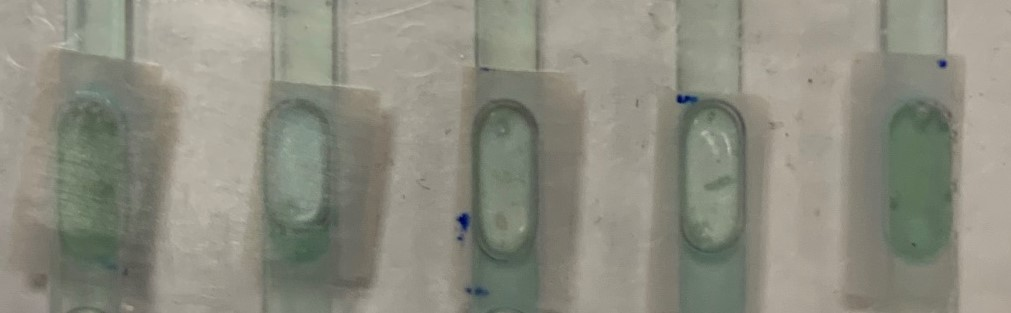
#> input picture images/44H_10000Z.jpeg, 1011 x 313 px
$ python removal_inpainting.py
#> lines starting #> are read from the running program, lines starting #| are printed output that depends on the picture; after the words box and inside, x2 and y2 are one past the last pixel; in counts of white or black regions, pixels touching at a corner belong together
### variables.py
import cv2
import numpy as np
'''
Virtual Environment:
'''
#   .\env\Scripts\activate
#   deactivate

'''
Image selection:
'''
path_folder = 'images'

path_image_abs = 'D:/Christian_Ohlhäuser/Bildauswertung/ColiChecker/images/44H_10000Z.jpeg' # some modules need the absolute path

path_image = 'images/44H_10000Z.jpeg'
#path_image = 'images_postprocessing/S2_Kovacs_10000Z/S2_Kovacs_10000Z_Black.png'
#path_image = 'images_testing/Blau Gradient.jpeg'


image = cv2.imread(path_image, cv2.IMREAD_COLOR) # images testing path
#> image is the input picture: shape (313, 1011, 3); mean B, G, R 128.1, 140.5, 140.9

image_int = np.copy(image) # copying the image so we dont alter the original
image_cp1 = np.copy(image_int) # copying the image for comparision purposes

image_ext = cv2.cvtColor(image, cv2.COLOR_BGR2RGB) # convert to rgb for other modules as opencv uses bgr by default but doesnt show it to the user
image_cp2= np.copy(image_ext) # copying the image for comparision purposes

image_blank = np.zeros_like(image) # just a blank image

'''
Image processing variables:
'''
# Change Color Model
image_gray1 = cv2.cvtColor(image_int, cv2.COLOR_BGR2GRAY) # turn rgb image into a grayed version
image_gray2 = cv2.cvtColor(image_ext, cv2.COLOR_RGB2GRAY) # turn rgb image into a grayed version

image_HSV1 = cv2.cvtColor(image_int, cv2.COLOR_BGR2HSV) # create image in hsv model
#> image_HSV1: shape (313, 1011, 3); mean H, S, V 30.8, 28.4, 143.7
image_HSV2 = cv2.cvtColor(image_ext, cv2.COLOR_RGB2HSV) # create image in hsv model

# Blurring methods
image_median1 = cv2.medianBlur(image_gray1, ksize = 7) # Blur image to reduce noise(7 indicates the level of blurring)
image_median2 = cv2.medianBlur(image_gray2, ksize = 7) # Blur image to reduce noise(7 indicates the level of blurring)

image_gaussian1 = cv2.GaussianBlur(image_gray1,(7,7),1)
image_gaussian2 = cv2.GaussianBlur(image_gray2,(7,7),1)

# Edge Detection
image_canny1 = cv2.Canny(image_gaussian1, threshold1 = 40, threshold2 = 50) # uses Hough transform to make edges more visible
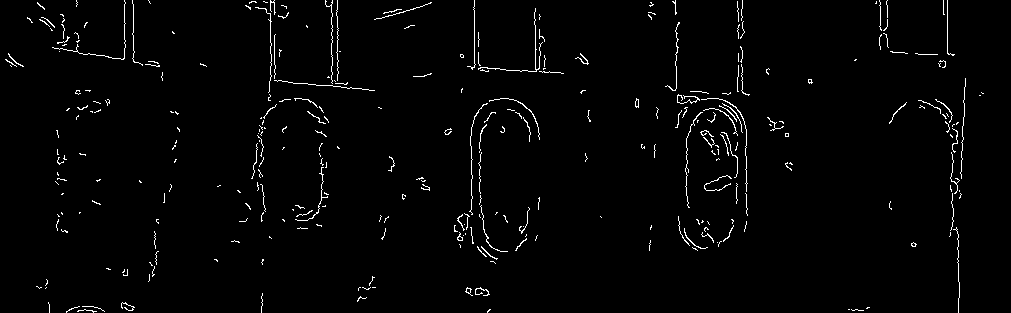
#> image_canny1: shape (313, 1011); 1.9% white in thin lines or dots
image_canny2 = cv2.Canny(image_gaussian2, threshold1 = 40, threshold2 = 50) # uses Hough transform to make edges more visible

'''
Kernels: https://en.wikipedia.org/wiki/Kernel_(image_processing)
'''
# Basic Kernels
kernel = np.ones((5,5), np.uint8) # 5x5 Einheitsmatrix mostly suffiecient
kernel2 = np.ones((7,7), np.uint8) # 7x7 Einheitsmatrix go with this most of the time

# Custom kernels
kernel3 = np.array(([0, 1, 0], [1, 1, 1], [0, 1, 0]),dtype='uint8') # Wikipedia Test Matrix

kernel_sharp = np.array([[-1,-1,-1], [-1,9,-1], [-1,-1,-1]])

#kernel_sobel_horizontal = np.array([[1, 2, 1],[0, 0, 0],[-1, -2, -1]])
#kernel_sobel_vertical = np.array([[-1, 0, 1],[-2, 0, 2],[-1, 0, 1]])

kernel_laplacian = np.array([[1, 1, 1],[1, -8, 1],[1, 1, 1]]) # basically a merge of the previous two


# Kernel test variables
image_kernel1 = cv2.filter2D(image_int, -1, kernel2) # alter image via kernels
#> image_kernel1: shape (313, 1011, 3); every value is 255
image_kernel2 = cv2.filter2D(image_ext, -1, kernel2) # alter image via kernels

'''
Unused image processing variables:
'''
image_resized1 = cv2.resize(image_int, (600, 400)) # function to resize image
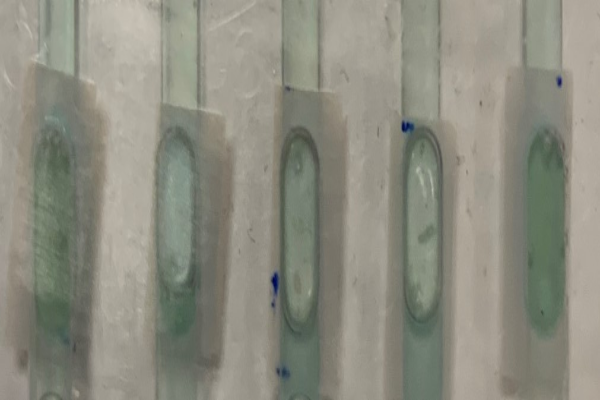
#> image_resized1: shape (400, 600, 3); mean B, G, R 128, 140.4, 140.7
image_resized2 = cv2.resize(image_ext, (600, 400)) # function to resize image

'''
General Functions:
'''
def rgbtobgr(image):
    image = cv2.cvtColor(image,cv2.COLOR_RGB2BGR)
    return image

def bgrtorgb(image):
    image = cv2.cvtColor(image,cv2.COLOR_RGB2BGR)
    return image

# [30 lines left out: function stackImages, not called in this run]

### removal_inpainting.py
# State: not working
# ToDo: terminal message: "measure is not definded" (?)
'''
Imports:
'''
import cv2
import numpy as np
import variables as v

'''
Code:
'''
def create_mask(img):
    gray = cv2.cvtColor(img, cv2.COLOR_BGR2GRAY )
    blurred = cv2.GaussianBlur( gray, (9,9), 0 )
    _,thresh_img = cv2.threshold( blurred, 180, 255, cv2.THRESH_BINARY)
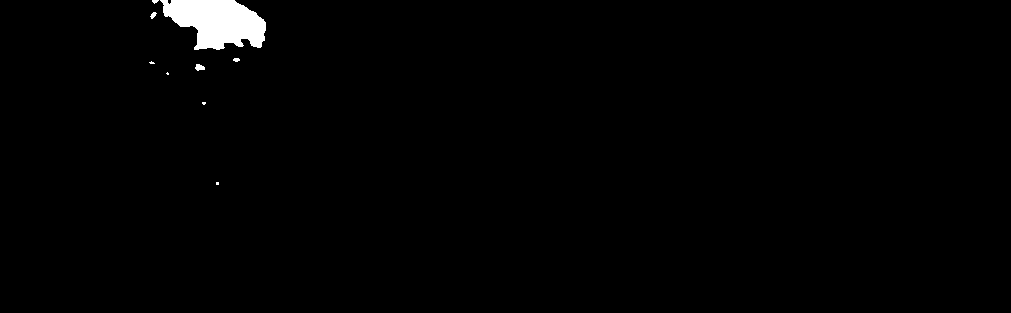
#> thresh_img: shape (313, 1011); 1.2% white; 9 white regions (5 under 20 px), largest, box (x1, y1, x2, y2) and area: (160, 0, 266, 50) 3627, (195, 64, 205, 71) 49, (150, 12, 157, 19) 28, (233, 58, 240, 62) 22
    thresh_img = cv2.erode( thresh_img, None, iterations=2 )
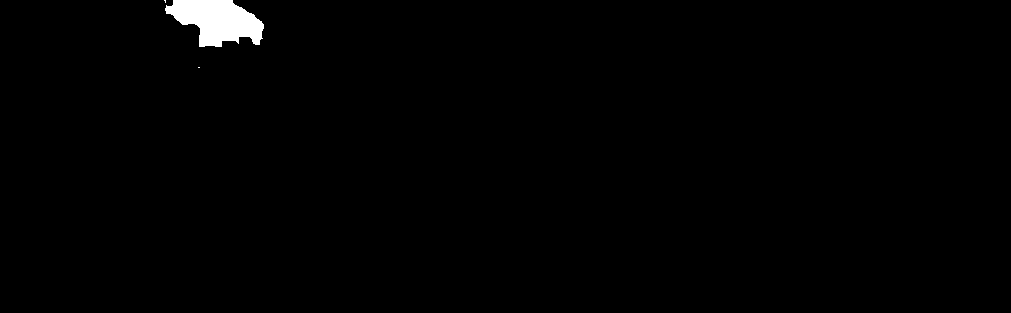
#> thresh_img: shape (313, 1011); 0.96% white; 3 white regions (2 under 20 px), largest, box (x1, y1, x2, y2) and area: (165, 0, 264, 47) 3029
    thresh_img  = cv2.dilate( thresh_img, None, iterations=4 )
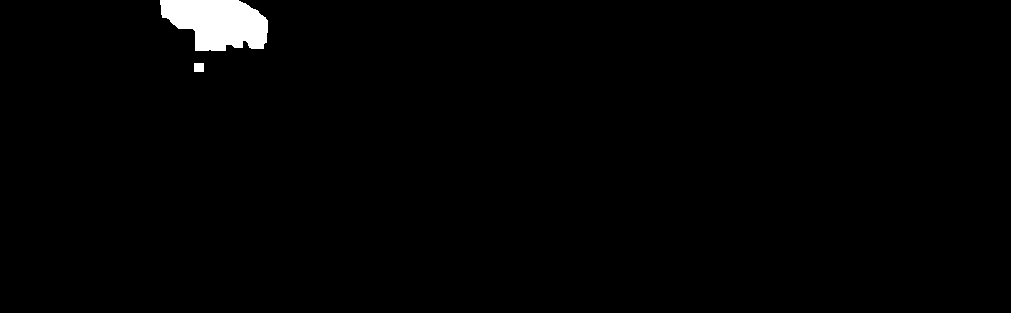
#> thresh_img: shape (313, 1011); 1.3% white; 2 white regions, box (x1, y1, x2, y2) and area: (160, 0, 268, 51) 4126, (194, 63, 204, 72) 90
    # perform a connected component analysis on the thresholded image,
    # then initialize a mask to store only the "large" components
#> (the run stopped early here; a loop or call above may not have finished)

$ run again, with images/0H_10000Z.jpeg copied over images/44H_10000Z.jpeg
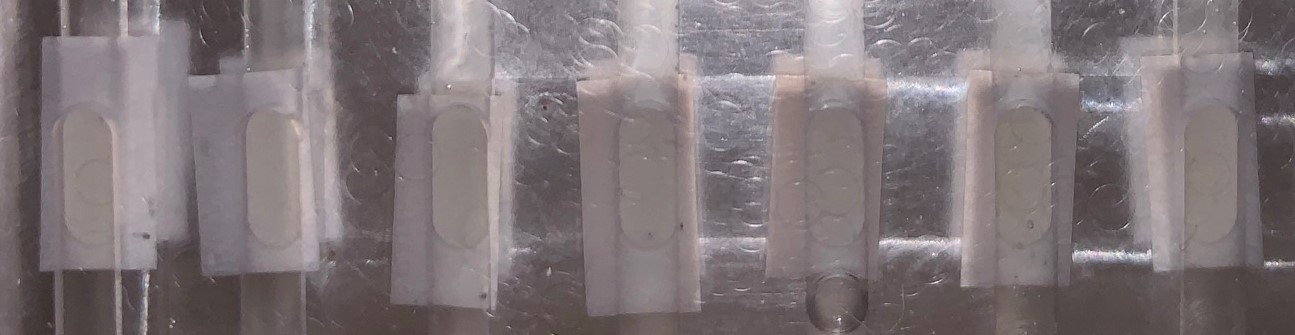
#> input picture images/0H_10000Z.jpeg, 1295 x 335 px
#> image is the input picture: shape (335, 1295, 3); mean B, G, R 120.5, 117.6, 127.4
#> image_HSV1: shape (335, 1295, 3); mean H, S, V 118.8, 22.7, 127.8
#> `image_canny1 = cv2.Canny(image_gaussian1, threshold1 = 40, threshold2 ..`:
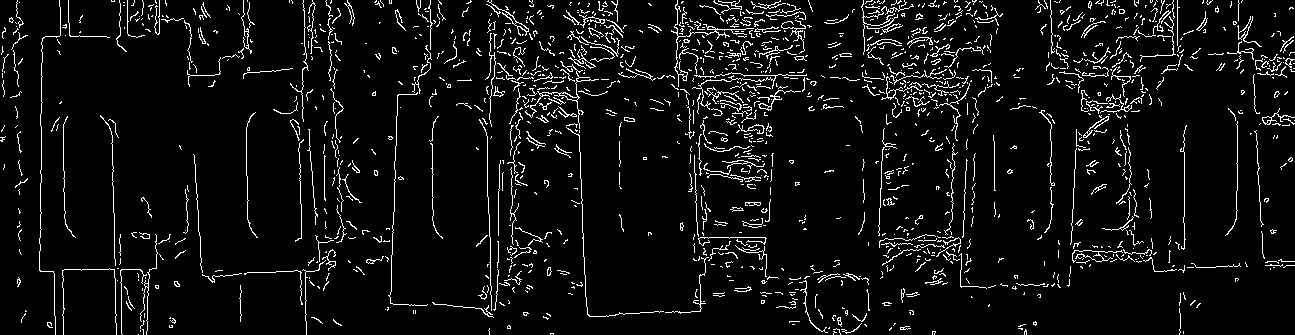
#> image_canny1: shape (335, 1295); 6% white in thin lines or dots
#> image_kernel1: shape (335, 1295, 3); every value is 255
#> in create_mask, `thresh_img  = cv2.dilate( thresh_img, None, iterations=4 )`:
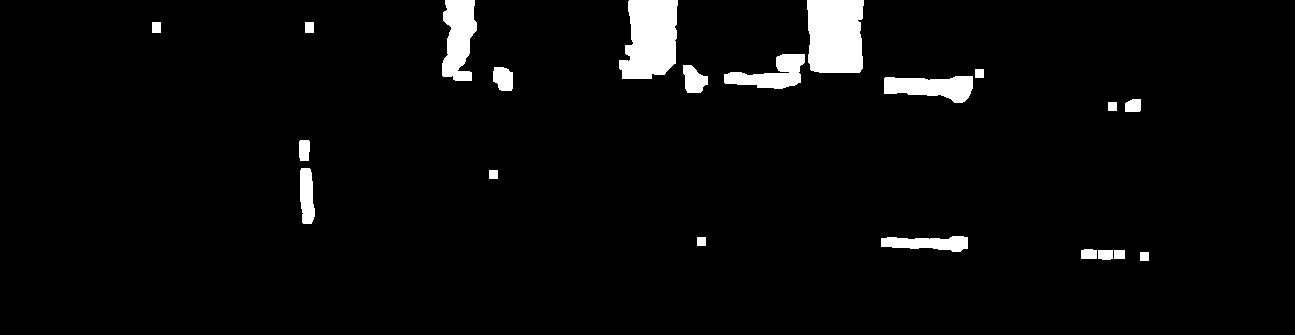
#> thresh_img: shape (335, 1295); 3.9% white; 21 white regions, largest, box (x1, y1, x2, y2) and area: (807, 0, 864, 73) 3893, (619, 0, 678, 79) 3728, (442, 0, 477, 81) 2054
